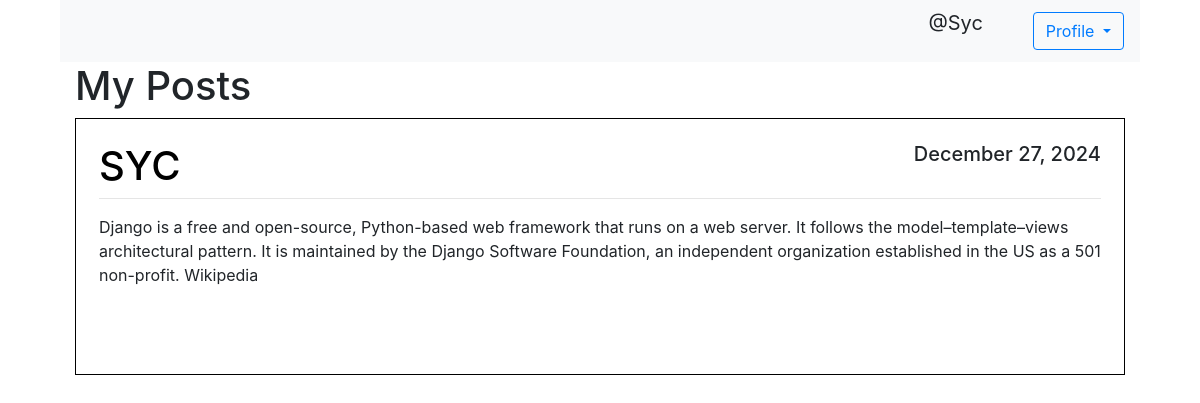
The page /mypost/ (signed in) on the database its author committed.
### blog/models.py (models this page shows, shortened)
class posts(models.Model):
    title = models.CharField(max_length=100)
    content = models.TextField()
    date_posted = models.DateTimeField(default= timezone.now)
    author = models.ForeignKey(User, on_delete=models.CASCADE)

### blog/views.py (the view)
# urls.py: path('mypost/', views.myPost),
def myPost(request):
    context = {'post': posts.objects.filter(author=request.user)}
    return render(request, 'mypost.html', context)

### blog/templates/blog/mypost.html (shortened to what this page needs)
{% extends 'blog/base.html' %}
{% block content %}
{% load static %}
<div class="container custom-container" >
    <nav class="navbar navbar-expand-lg navbar-light bg-light w-100">
        <div class="collapse navbar-collapse" id="navbarSupportedContent">
            <form class="form-inline my-2 my-lg-0" style="margin-left: 68%;">
                <p style="margin-right: 50px ; font-size: 20px;">@{{request.user.username|capfirst}}</p>
                <div class="dropdown" style="display: flex;">
                    <button class="btn btn-outline-primary dropdown-toggle" type="button" id="dropdownMenuButton"
                        data-toggle="dropdown" aria-haspopup="true" aria-expanded="false">
                        Profile
                    </button>
                </div>
            </form>
        </div>
    </nav>
    <div class="container custom-container" style="max-width: 1350px; ">
        <h1>My Posts</h1>
        {% for post in post %}
        <article class="media content-section">
            <div class="media-body" style="border: 1px solid black; padding: 23px; margin-bottom: 10px;">
                <div class="article-metadata">
                    <h1 class="text-uppercase" style="text-align:left;float:left; color: #000000;">{{post.author}}</h1>
                    <h5 style="text-align:right;float:right;">{{post.date_posted|date:'F d, Y'}}</h5>
                    <hr style="clear:both;" />
                </div>
                <p class="article-content">{{post.content}}</p>
                <br><br>
            </div>
        </article>
        {% empty %}
  <p>No posts found.</p>
        {% endfor %}
    </div>
{% endblock %}

### rows shown on the page
posts: author "SYC", date_posted "December 27, 2024", content "Django is a free and open-source, Python-based web framework that runs on a web server. It follows the model–template–views architectural pattern. It is maintained by the Django Software Foundation, an independent organization established in the US as a 501 non-profit. Wikipedia"

### other values the page prints
{{ request.user.username|capfirst }} "Syc"
